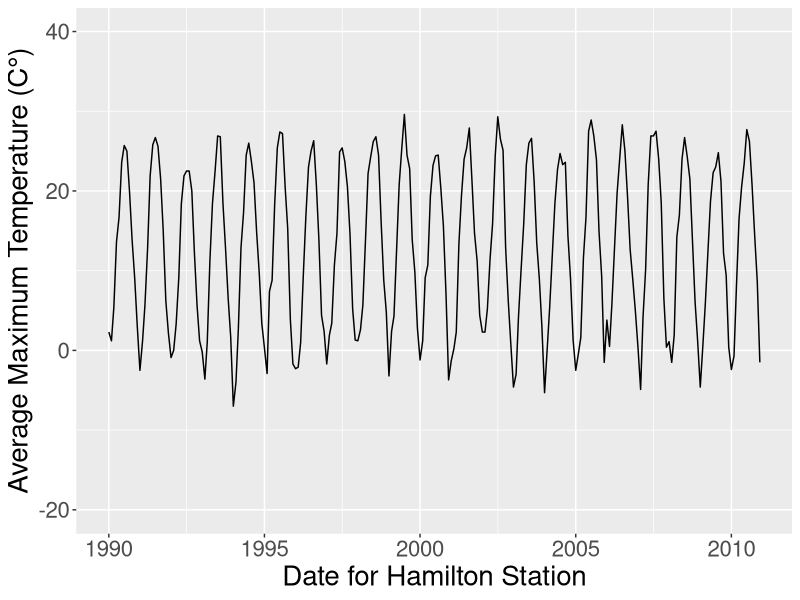
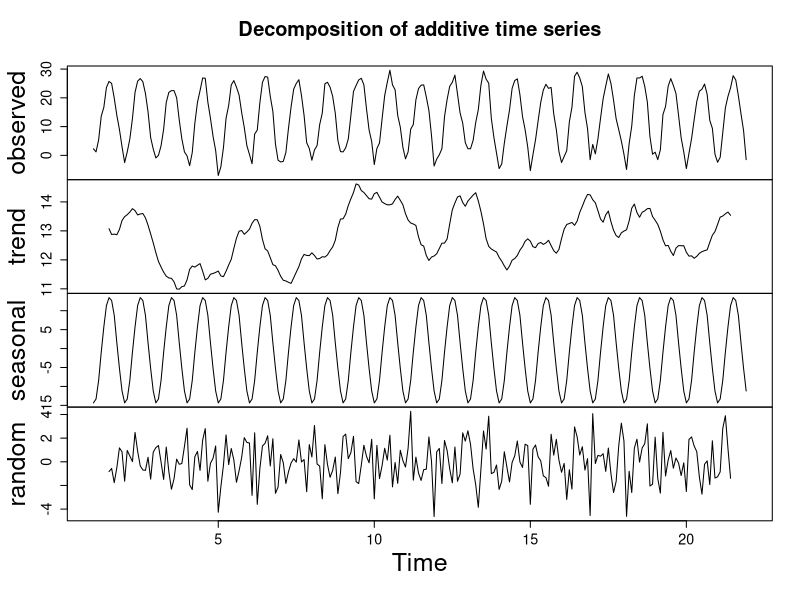
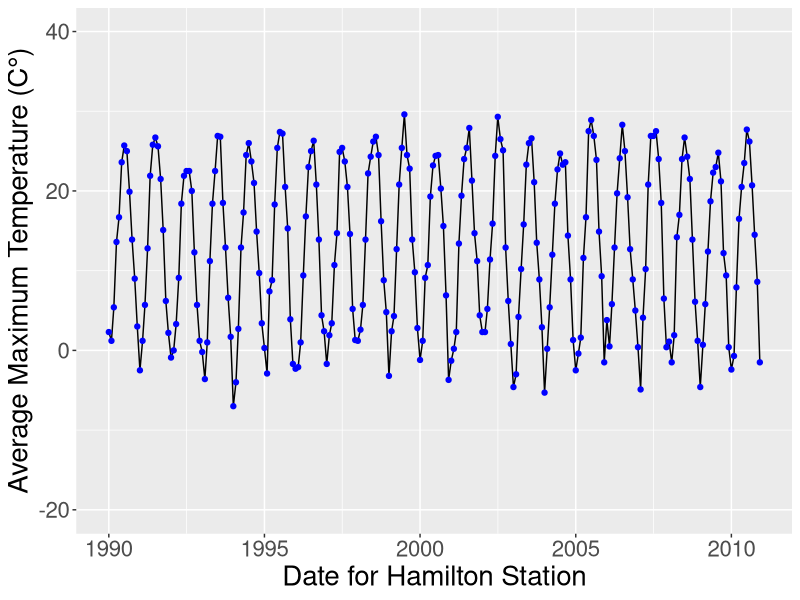
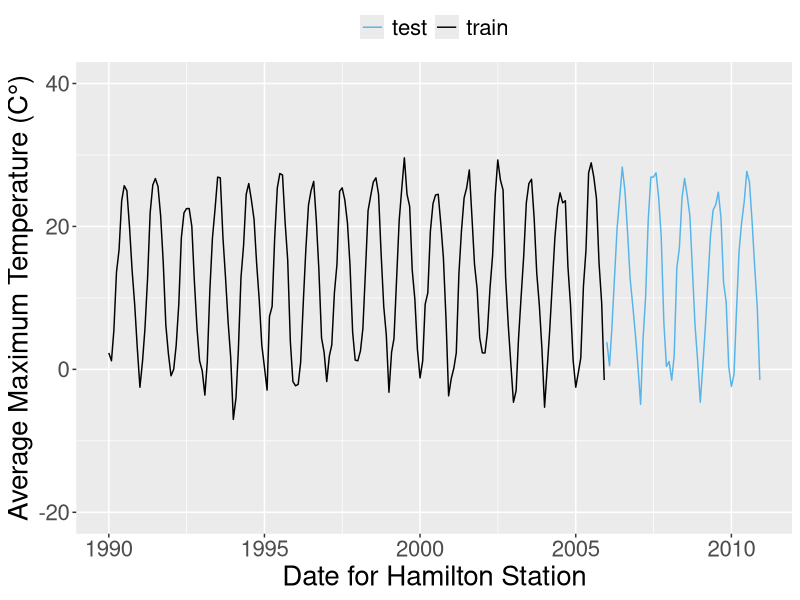
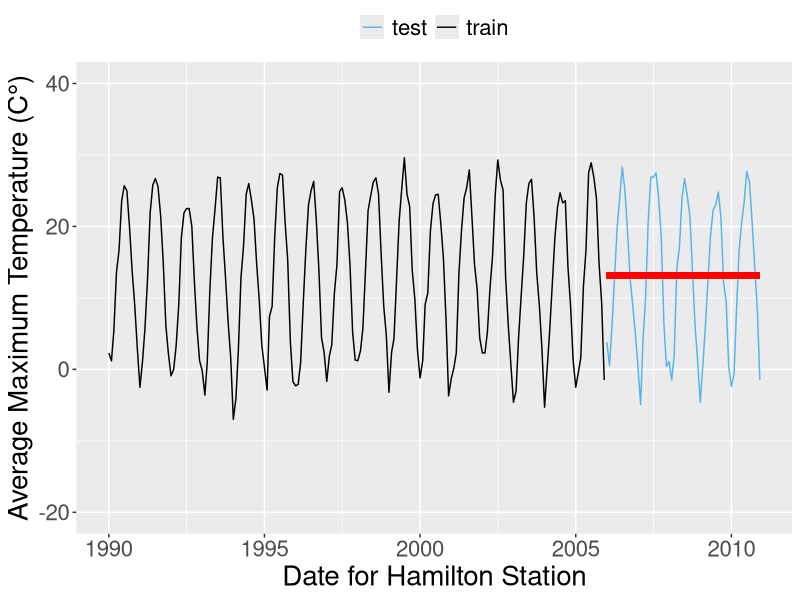
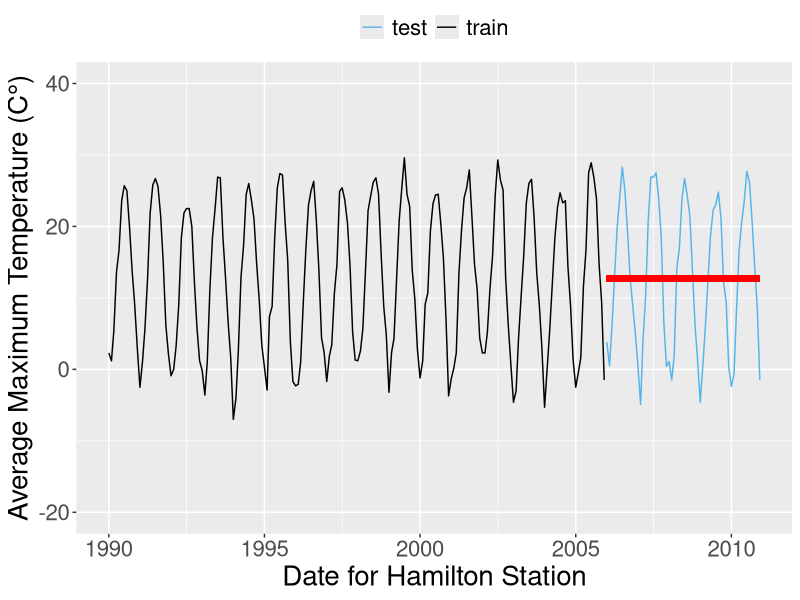
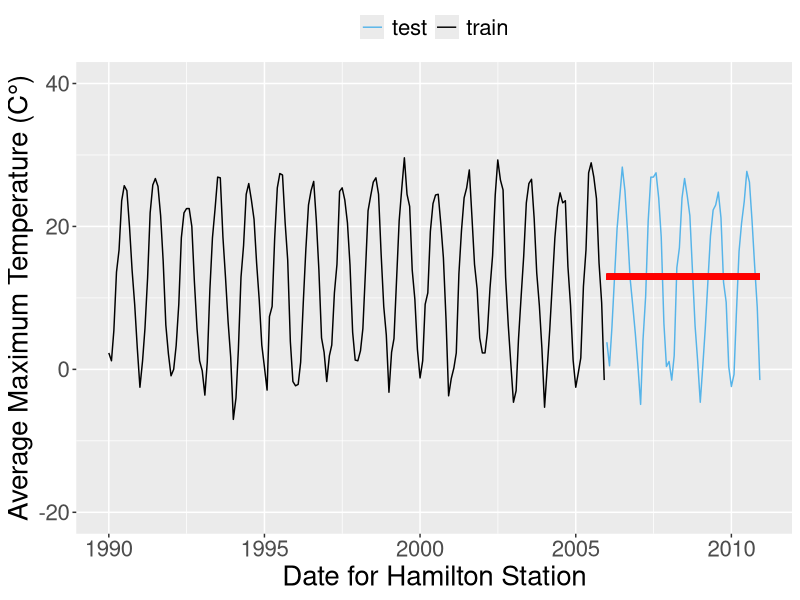
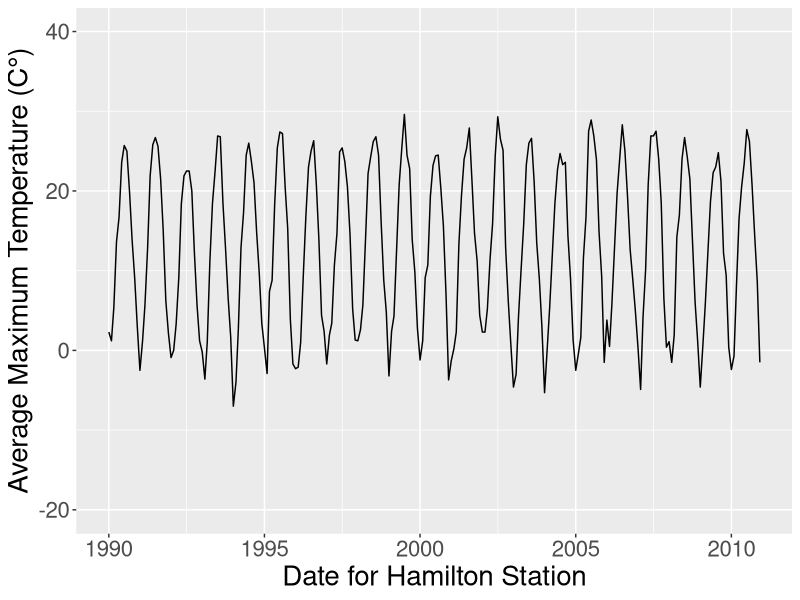

The R script that drew these images, in order:
## ---- chunk 1
library(tidyverse) ## data manipulation
library(forecast) ## time series analyses
## ---- chunk 2
## read data
station <- read.csv("data//climateStation.csv")
station[,"Date.Time"]<- paste0(station[,"Date.Time"], "-01") ## attach first day of the month 

## date manipulations
station[,"Date.Time"] <- as.character(station[,"Date.Time"]) %>% as.Date(., "%Y-%m-%d")
station[,"Year"] <- format(station[,"Date.Time"], "%Y")
station[,"Month"] <- format(station[,"Date.Time"], "%m")


## ---- chunk 3

### plot data
ggplot(station, aes(x=Date.Time, y= TempMax)) + geom_line() + ylim(-20,40) + xlab("Date for Hamilton Station") + ylab("Average Maximum Temperature (C°)") + theme(text = element_text(size=20))

## Decompose data
stationts <- ts(station$TempMax, frequency=12) ## frequency per 12 months
plot(decompose(stationts), cex.axis=1.3, cex.lab=1.5)

## show months
ggplot(station, aes(x=Date.Time, y= TempMax)) + geom_line() + ylim(-20,40) + xlab("Date for Hamilton Station") + ylab("Average Maximum Temperature (C°)") + geom_point(col="blue") + theme(text = element_text(size=20))

## separate into testing and training
station[,"DataTest"] <- ifelse(station$Year < 2006, "train", "test")

## Identify testing vs training dataset
ggplot(station, aes(x=Date.Time, y= TempMax, col=DataTest)) + geom_line() + ylim(-20,40) + xlab("Date for Hamilton Station") + ylab("Average Maximum Temperature (C°)") +  scale_colour_manual(values=c("#56B4E9","black")) + theme(text = element_text(size=20),  legend.position = "top", legend.direction = "horizontal", legend.title = element_blank())
## ---- chunk 4
## select training data
train <- subset(station, DataTest == "train")
test <- subset(station, DataTest == "test")

## load function for RMSE evaluation
RMSE = function(m, o){
  sqrt(mean((m - o)^2))
}


## Naive prediction
max(train$Year)
yrAvg <- train %>%  group_by(Year) %>%  summarize(avg=mean(TempMax)) %>%  filter(Year==2005)

ggplot(station, aes(x=Date.Time, y= TempMax, col=DataTest)) + geom_line() + ylim(-20,40) + xlab("Date for Hamilton Station") + ylab("Average Maximum Temperature (C°)") +  scale_colour_manual(values=c("#56B4E9","black")) + theme(text = element_text(size=20),  legend.position = "top", legend.direction = "horizontal", legend.title = element_blank()) +
  geom_segment(aes(x=test[1,"Date.Time"], y=13.1, xend=test[60,"Date.Time"], yend=13.1), color="red", lwd=2)

## Evaluate
RMSE(test$TempMax, 13.1)


## Simple Average
mean(train$TempMax)

ggplot(station, aes(x=Date.Time, y= TempMax, col=DataTest)) + geom_line() + ylim(-20,40) + xlab("Date for Hamilton Station") + ylab("Average Maximum Temperature (C°)") +  scale_colour_manual(values=c("#56B4E9","black")) + theme(text = element_text(size=20),  legend.position = "top", legend.direction = "horizontal", legend.title = element_blank()) +
  geom_segment(aes(x=test[1,"Date.Time"], y=12.75, xend=test[60,"Date.Time"], yend=12.75), color="red", lwd=2)

## Evaluate
RMSE(test$TempMax, 12.75)

## Select average
mean(train[train$Year>2000, "TempMax"])

ggplot(station, aes(x=Date.Time, y= TempMax, col=DataTest)) + geom_line() + ylim(-20,40) + xlab("Date for Hamilton Station") + ylab("Average Maximum Temperature (C°)") +  scale_colour_manual(values=c("#56B4E9","black")) + theme(text = element_text(size=20),  legend.position = "top", legend.direction = "horizontal", legend.title = element_blank()) +
  geom_segment(aes(x=test[1,"Date.Time"], y=12.94, xend=test[60,"Date.Time"], yend=12.94), color="red", lwd=2)

## Evaluate
RMSE(test$TempMax, 12.94)
## ---- chunk 5

ggplot(station, aes(x=Date.Time, y= TempMax)) + geom_line() + ylim(-20,40) + xlab("Date for Hamilton Station") + ylab("Average Maximum Temperature (C°)") +  scale_colour_manual(values=c("#56B4E9","black")) + theme(text = element_text(size=20),  legend.position = "top", legend.direction = "horizontal", legend.title = element_blank()) 

pacf(station$TempMax, main="Hamilton Station", ylab="Partial ACF", cex.lab=1.5, cex.axis=1.3)

## ---- chunk 6

### AR model first
ar <- arima(station$TempMax, order=c(1,0,0))
summary(ar)

## plot model fits
arfit <- station$TempMax - residuals(ar)
ggplot(station, aes(x=Date.Time, y= TempMax)) + geom_line() + ylim(-20,40) + xlab("Date for Hamilton Station") + ylab("Average Maximum Temperature (C°)") +  scale_colour_manual(values=c("#56B4E9","black")) + theme(text = element_text(size=20),  legend.position = "top", legend.direction = "horizontal", legend.title = element_blank()) +
  geom_line(aes(x=Date.Time, y= arfit), col="Red")

## Forecast using AR
artrain <- arima(train$TempMax, order=c(1,0,0))
predictAR <- predict(artrain, n.ahead=60)

## extract vector
predData <- data.frame(Date.Time= test$Date.Time, TempMax=as.vector(predictAR$pred), error = as.vector(predictAR$se))

## plot forecast
ggplot(station, aes(x=Date.Time, y= TempMax)) + geom_line() + ylim(-20,40) + xlab("Date for Hamilton Station") + ylab("Average Maximum Temperature (C°)") +  scale_colour_manual(values=c("#56B4E9","black")) + theme(text = element_text(size=20),  legend.position = "top", legend.direction = "horizontal", legend.title = element_blank()) +
  geom_line( data = predData,  aes(x=Date.Time, y=TempMax), col="Red") + geom_ribbon(data = predData,  aes(x=Date.Time, ymin=TempMax-error, ymax=TempMax+error), alpha=0.2)

## Evaluate
RMSE(test$TempMax, predData$TempMax)

### Fit a MA model
ma <- arima(station$TempMax, order=c(0,0,1))
summary(ma)

## Plot MA model
mafit <- station$TempMax - residuals(ma)
ggplot(station, aes(x=Date.Time, y= TempMax)) + geom_line() + ylim(-20,40) + xlab("Date for Hamilton Station") + ylab("Average Maximum Temperature (C°)") +  scale_colour_manual(values=c("#56B4E9","black")) + theme(text = element_text(size=20),  legend.position = "top", legend.direction = "horizontal", legend.title = element_blank()) +
  geom_line(aes(x=Date.Time, y= mafit), col="Red")

## Forecast using MA
matrain <- arima(train$TempMax, order=c(0,0,1))
predictMA <- predict(matrain, n.ahead=60)

## extract vector
predData <- data.frame(Date.Time= test$Date.Time, TempMax=as.vector(predictMA$pred), error = as.vector(predictMA$se))

## plot forecast
ggplot(station, aes(x=Date.Time, y= TempMax)) + geom_line() + ylim(-20,40) + xlab("Date for Hamilton Station") + ylab("Average Maximum Temperature (C°)") +  scale_colour_manual(values=c("#56B4E9","black")) + theme(text = element_text(size=20),  legend.position = "top", legend.direction = "horizontal", legend.title = element_blank()) +
  geom_line( data = predData,  aes(x=Date.Time, y=TempMax), col="Red") + geom_ribbon(data = predData,  aes(x=Date.Time, ymin=TempMax-error, ymax=TempMax+error), alpha=0.2)

## Evaluate
RMSE(test$TempMax, predData$TempMax)

### Choosing between the best model
cor(arfit, mafit) ## similar

## Check AIC
AIC(ar) ## AR
AIC(ma) ## MA

## Is the AIC of AR better?
AIC(ar) < AIC(ma) 

## Is the BIC of AR better?
BIC(ar) < BIC(ma) 
## ---- chunk 7
### Generate Random data
set.seed(0)
timeseries=arima.sim(list(order = c(1,1,2), ma=c(0.32,0.47), ar=0.8), n = 50)+50
newdata <- data.frame(time=1:length(timeseries), rh = timeseries)

## plot data
ggplot(newdata, aes(x=time, y= rh)) + geom_line() + ylim(0,80) + xlab("Date of experiment") + ylab("Average daily humidity")+ theme(text = element_text(size=20),  legend.position = "top", legend.direction = "horizontal", legend.title = element_blank())

### First remove stationarity

## Plot ACF
acf(newdata$rh)


## Generate 1st difference
diffdata <- data.frame(time= 1:(length(timeseries)-1), rh=diff(newdata$rh))

## Calculate difference of data
ggplot(diffdata, aes(x=time, y= rh)) + geom_line() + ylim(-10,10) + xlab("Date of experiment") + ylab("Average daily humidity")+ theme(text = element_text(size=20),  legend.position = "top", legend.direction = "horizontal", legend.title = element_blank())
## 1st order seems acceptable

## Plot ACF
acf(diffdata$rh) ## cuts off after lag 3, using a moving average of 3


## Plot PACF
pacf(diffdata$rh) ## cuts off after lag 1, using a autoregression of 1

## ---- chunk 8
## ARIMA(1,1,3) & ARIMA(1,2,3)
train <- newdata[1:40,] ## create new training dataset
test <- newdata[41:50,] ## create new testing dataset


arima1 <- arima(train$rh, order=c(1,1,3))
arima2 <- arima(train$rh, order=c(1,2,3))

arima1
arima2

predAR1 <- data.frame(time=40:50, rh=predict(arima1, 11))
predAR2 <- data.frame(time=40:50, rh=predict(arima2, 11))

## Plot forecasts

ggplot(train, aes(x=time, y= rh)) + geom_line(lwd=2) + ylim(0,80) + xlab("Date of experiment") + ylab("Average daily humidity")+ theme(text = element_text(size=20),  legend.position = "top", legend.direction = "horizontal", legend.title = element_blank()) + xlim(0,51) + geom_point(data=test, aes(x=time, y=rh), cex=2)+
  geom_line(data=predAR1, aes(x=time, y=rh.pred), color="orange", lwd=2)+
  geom_line(data=predAR2, aes(x=time, y=rh.pred), color="blue", lwd=2)
  
## check AIC and BIC
AIC(arima1) < AIC(arima2)
BIC(arima1) < BIC(arima2)

## check normality of model fit
hist(residuals(arima1))

hist(residuals(arima2))

## Check residuals
checkresiduals(arima1)
